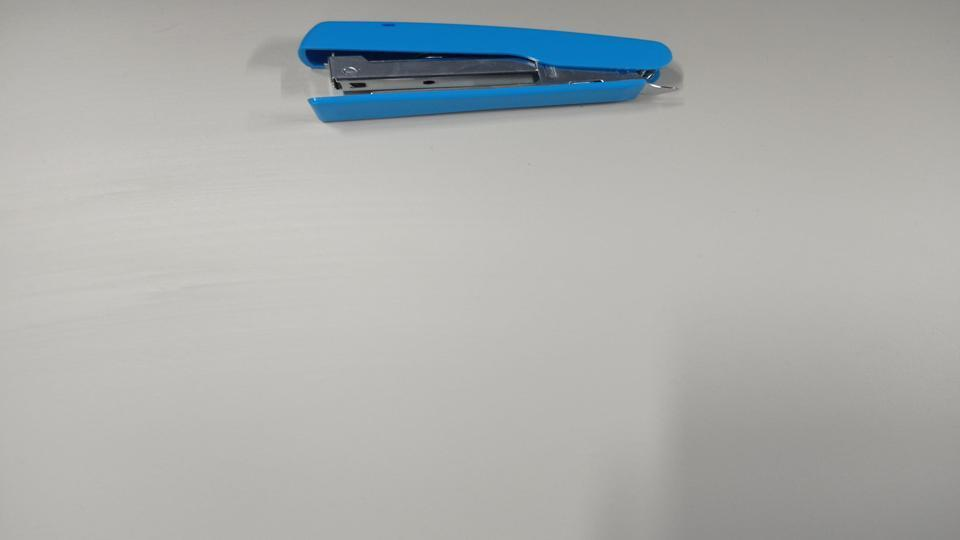
#> input picture images/test2.jpeg, 960 x 540 px
$ python test_app.py
#> lines starting #> are read from the running program, lines starting #| are printed output that depends on the picture; after the words box and inside, x2 and y2 are one past the last pixel; in counts of white or black regions, pixels touching at a corner belong together
#> further down, image is the input picture: shape (540, 960, 3); mean B, G, R 173.1, 174.4, 171.7
### vision.py
import cv2 as cv
import numpy as np
from hsvfilter import HsvFilter


class Vision:
    TRACKBAR_WINDOW = "Trackbars"
    needle_img = None
    needle_w = 0
    needle_h = 0
    method = None


    def __init__(self, needle_img_path, method=cv.TM_CCOEFF_NORMED):

#> called with needle_img_path = 'images/zimba.jpg', method = 5
        self.needle_img = cv.imread(needle_img_path, cv.IMREAD_UNCHANGED)
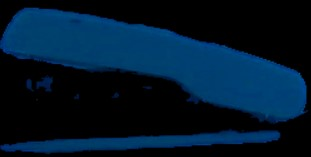
#> input picture images/zimba.jpg, 311 x 157 px
#> self.needle_img is the input picture: shape (157, 311, 3); mean B, G, R 44.7, 24.4, 0.8

        self.needle_w = self.needle_img.shape[1]
#> self.needle_w = 311
        self.needle_h = self.needle_img.shape[0]
#> self.needle_h = 157

        # TM_CCOEFF, TM_CCOEFF_NORMED, TM_CCORR, TM_CCORR_NORMED, TM_SQDIFF, TM_SQDIFF_NORMED
        self.method = method

    def find(self, haystack_img, threshold=0.5, max_results=10):

        result = cv.matchTemplate(haystack_img, self.needle_img, self.method)

        locations = np.where(result >= threshold)
        locations = list(zip(*locations[::-1]))

        if not locations:
            return np.array([], dtype=np.int32).reshape(0, 4)

        rectangles = []
        for loc in locations:
            rect = [int(loc[0]), int(loc[1]), self.needle_w, self.needle_h]
            rectangles.append(rect)
            rectangles.append(rect)

        rectangles, weights = cv.groupRectangles(rectangles, groupThreshold=1, eps=0.5)

        if len(rectangles) > max_results:
            print('Warning: too many results, raise the threshold.')
            rectangles = rectangles[:max_results]

        return rectangles


    def draw_rectangles(self, haystack_img, rectangles):
        line_color = (32,114,244)
        line_type = cv.LINE_4

        for (x, y, w, h) in rectangles:
            top_left = (x, y)
            bottom_right = (x + w, y + h)
            cv.rectangle(haystack_img, top_left, bottom_right, line_color, lineType=line_type)

        return haystack_img

    # [37 lines left out: functions init_control_gui, get_hsv_filter_from_controls, not called in this run]

    def apply_hsv_filter(self, original_image, hsv_filter=None):
        hsv = cv.cvtColor(original_image, cv.COLOR_BGR2HSV)
#> hsv: shape (540, 960, 3); mean H, S, V 28.9, 16.9, 178

        if not hsv_filter:
            hsv_filter = self.get_hsv_filter_from_controls()

        h, s, v = cv.split(hsv)
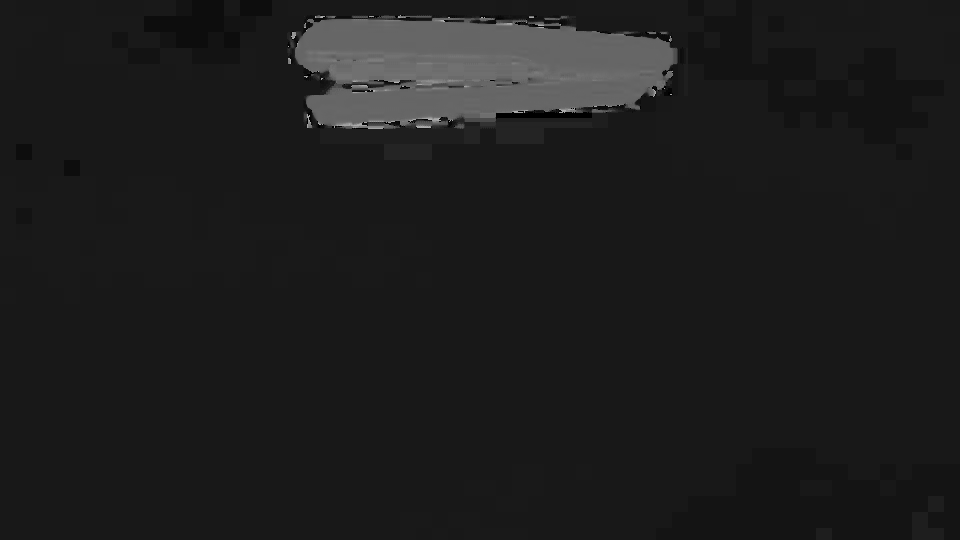
#> h: shape (540, 960); min 0, max 177, mean 28.9
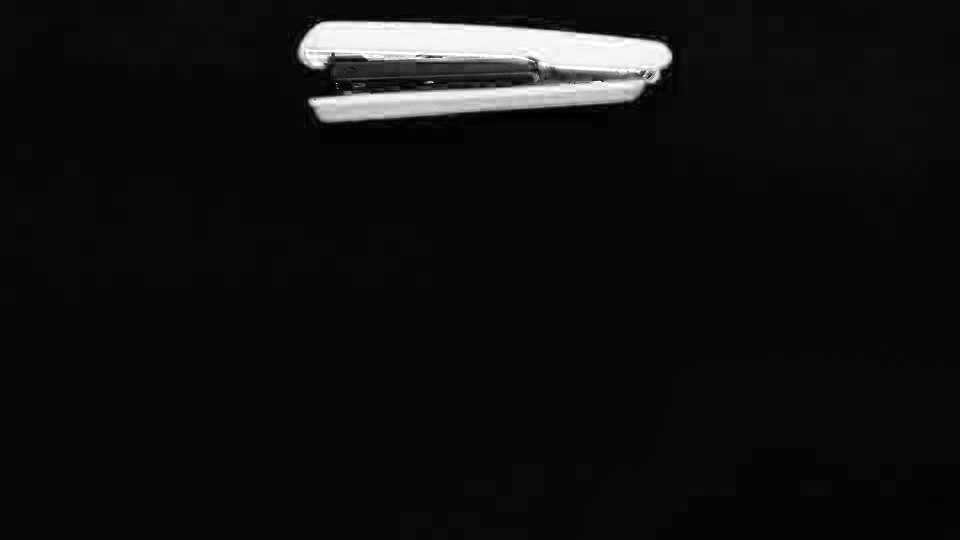
#> s: shape (540, 960); min 0, max 255, mean 16.9
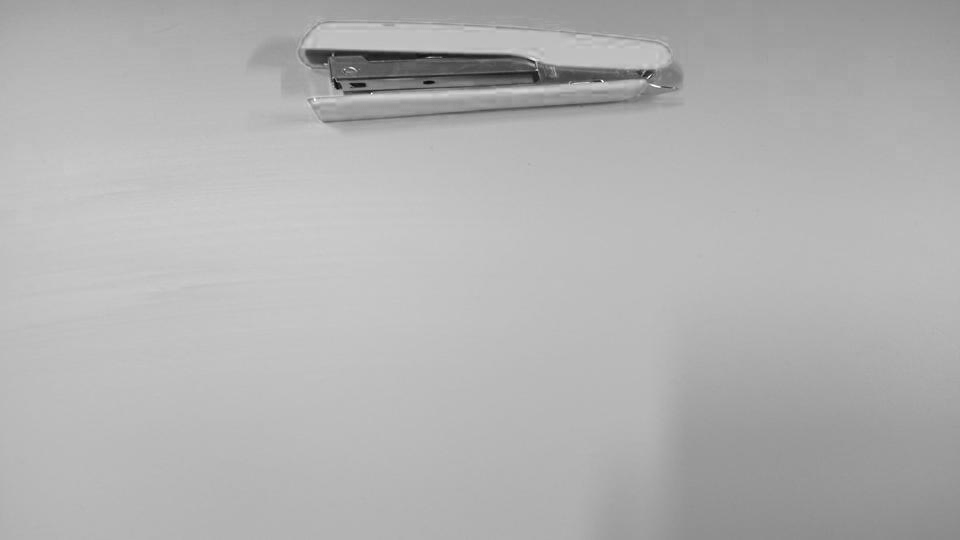
#> v: shape (540, 960); min 1, max 255, mean 178
        s = self.shift_channel(s, hsv_filter.sAdd)
#> in shift_channel, `c[c >= lim] = 255`: c: shape (540, 960); every value is 255
        s = self.shift_channel(s, -hsv_filter.sSub)
        v = self.shift_channel(v, hsv_filter.vAdd)
        v = self.shift_channel(v, -hsv_filter.vSub)
        hsv = cv.merge([h, s, v])
#> hsv: shape (540, 960, 3); mean H, S, V 28.9, 255, 178

        lower = np.array([hsv_filter.hMin, hsv_filter.sMin, hsv_filter.vMin])
        upper = np.array([hsv_filter.hMax, hsv_filter.sMax, hsv_filter.vMax])
        mask = cv.inRange(hsv, lower, upper)
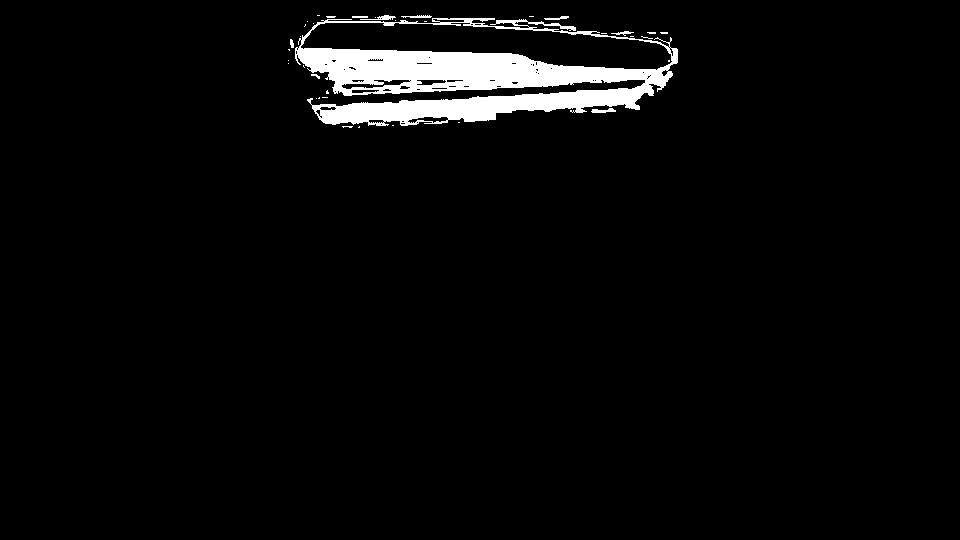
#> mask: shape (540, 960); 3.6% white; 37 white regions (28 under 20 px), largest, box (x1, y1, x2, y2) and area: (295, 18, 678, 126) 18318, (360, 15, 396, 20) 82, (591, 108, 616, 113) 79
        result = cv.bitwise_and(hsv, hsv, mask=mask)
#> result: shape (540, 960, 3); mean H, S, V 3.7, 9.3, 4.3

        img = cv.cvtColor(result, cv.COLOR_HSV2BGR)
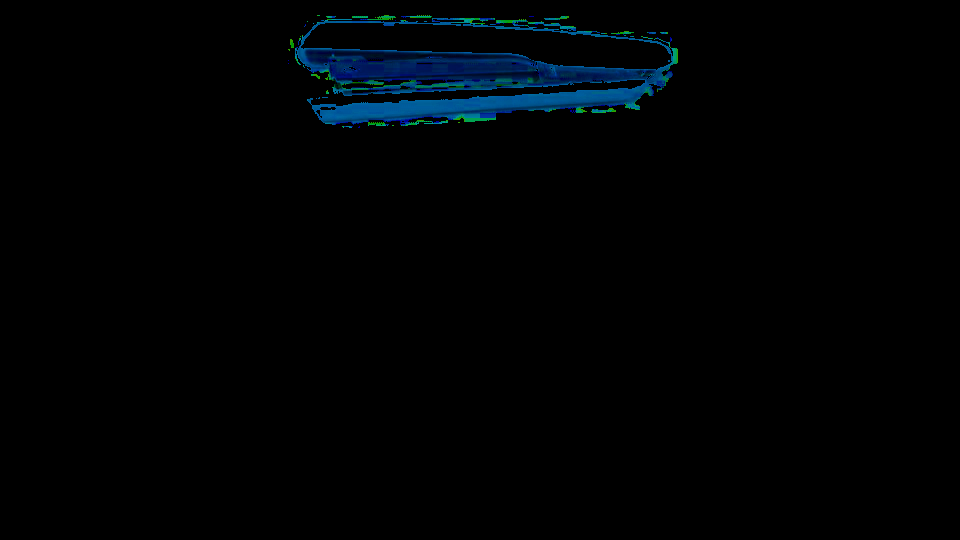
#> img: shape (540, 960, 3); mean B, G, R 4, 2.4, 0

        return img

    def shift_channel(self, c, amount):
        if amount > 0:
            lim = 255 - amount
            c[c >= lim] = 255
            c[c < lim] += amount
        elif amount < 0:
            amount = -amount
            lim = amount
            c[c <= lim] = 0
            c[c > lim] -= amount
        return c

### hsvfilter.py
# custom data structure to hold the state of an HSV filter
class HsvFilter:

    def __init__(self, hMin=None, sMin=None, vMin=None, hMax=None, sMax=None, vMax=None,
                    sAdd=None, sSub=None, vAdd=None, vSub=None):
        self.hMin = hMin
        self.sMin = sMin
        self.vMin = vMin
        self.hMax = hMax
        self.sMax = sMax
        self.vMax = vMax
        self.sAdd = sAdd
        self.sSub = sSub
        self.vAdd = vAdd
        self.vSub = vSub

### test_app.py
import cv2 as cv
from hsvfilter import HsvFilter
from vision import Vision

image = cv.imread("images/test2.jpeg")
vision_limestone = Vision("images/zimba.jpg")

#uncomment if you want to change color schema
#vision_limestone.init_control_gui()

hsv_filter = HsvFilter(50,0,0,120,255,165,255,0,0,0)

gray = cv.cvtColor(image, cv.COLOR_BGR2GRAY)
processed_image = vision_limestone.apply_hsv_filter(image, hsv_filter)
rectangles = vision_limestone.find(processed_image, 0.1)
#> in find, `result = cv.matchTemplate(haystack_img, self.needle_img, self.method)`:
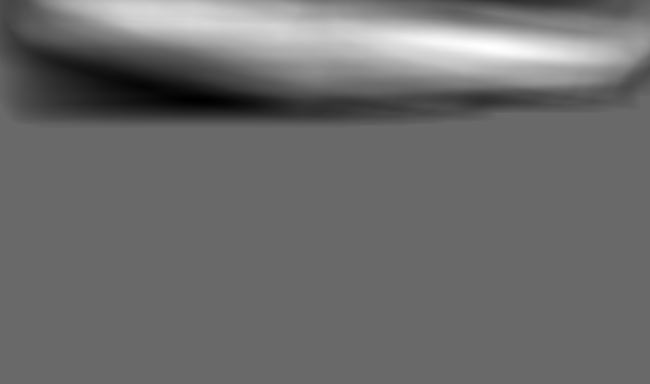
#> result: shape (384, 650) float32; min -0.233, max 0.329, mean 0.00885; drawn with min black and max white
#> in find, `locations = np.where(result >= threshold)`: locations = 25622 positions, rows 0 to 82, columns 58 to 646
#> in find, `locations = list(zip(*locations[::-1]))`: locations = 25622 items
#> the loop in find, `for loc in locations:` made 25622 passes
#> rect on passes 1 to 3: [58, 0, 311, 157], [59, 0, 311, 157], [60, 0, 311, 157]
#> after the loop in find, `for loc in locations:`: rectangles = 51244 items
#> in find, `rectangles, weights = cv.groupRectangles(rectangles, groupThreshold=1,..`: rectangles = [[360, 38, 311, 157]]; weights = [51244]
#> rectangles = [[360, 38, 311, 157]]
output_image = vision_limestone.draw_rectangles(image, rectangles)
#> the loop in draw_rectangles, `for (x, y, w, h) in rectangles:` made 1 pass
#> (x, y, w, h, bottom_right) on pass 1: (360, 38, 311, 157, (671, 195))

while(True):

    cv.imshow("Result", image)

    if cv.waitKey(1) == ord('q'):
#> (key q is pressed here)
        cv.destroyAllWindows()
        break

print('Done.')
